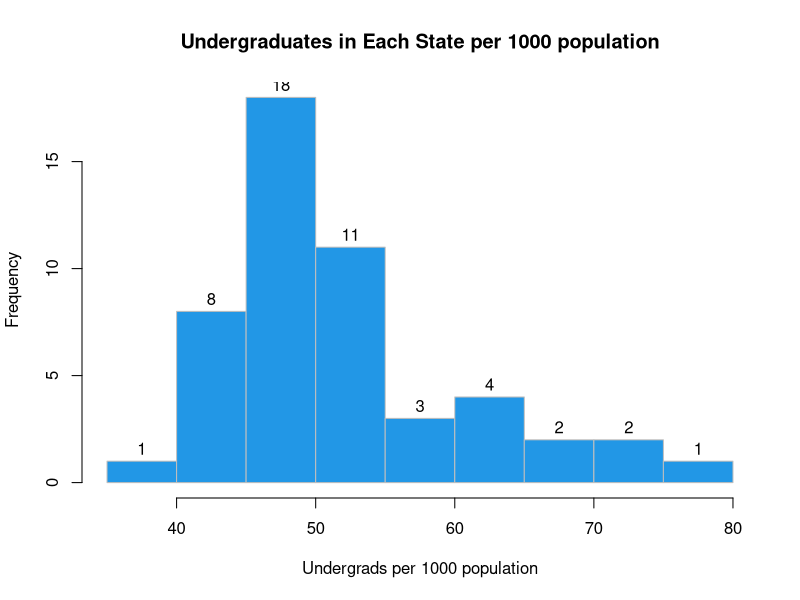

The R source for this figure:
library(tidyverse)
data <- read.csv("data.csv", header=TRUE)
v1 <- data$collegerate
sum <- 0
for(item in data$collegerate){
    sum <- sum + item
}
mean <- sum/length(v1)
topstdev <- 0
for(item in data$collegerate){
    topstdev = (item - mean)*(item - mean)
}
topstdev = topstdev/length(v1)
topstdev = sqrt(topstdev)
print(topstdev)
print(sqrt((length(v1)-1)/length(v1)) * sd(data$collegerate))
parts <- c(35,40,45,50,55,60,65,70,75,80)
hist(v1, main="Undergraduates in Each State per 1000 population", xlab="Undergrads per 1000 population", ylab="Frequency",breaks=parts,col=4,border="gray",labels=TRUE)
print(IQR(v1))
print(quantile(v1))